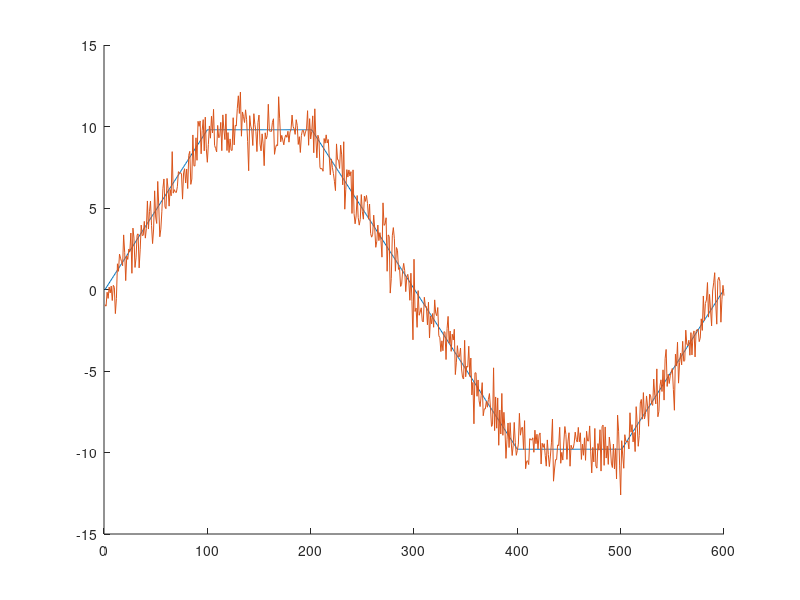
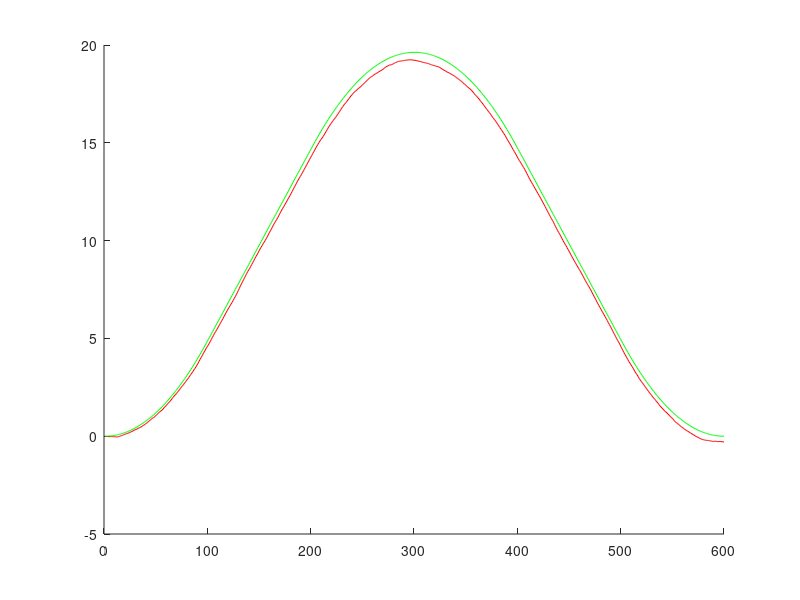
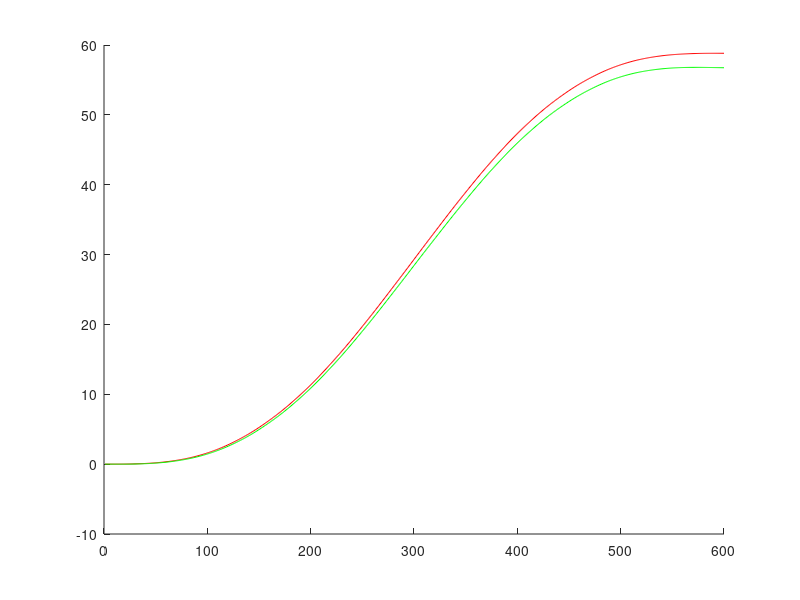

These charts were generated, in order, by the following MATLAB code:
%% heading
% created by Billy Phillips
% robo sub

%% House keeping
clear
clc
close all

%% set aceeleration
rampUp = linspace(0,9.8);
stedyHigh(1:100) = 9.8;
rampDown = linspace(9.8,-9.8,200);
stedyLow(1:100) = -9.8;
rampUp2 = linspace(-9.8,0);

acc = [rampUp,stedyHigh,rampDown,stedyLow,rampUp2];

%% add noise

snr = 0.00001;
accnoise = awgn(acc, snr);

%% plot accleration

figure()
hold;
plot(acc)
plot(accnoise);

%%  integrate into vel
vel = cumtrapz(acc)/100;
velnoise = cumtrapz(accnoise)/100;

figure();
hold;
plot(velnoise, 'r');
plot(vel, 'g')

%%  integrate into pos

pos = cumtrapz(velnoise)/100;
posnoise = cumtrapz(vel)/100;

figure()
hold;
plot(posnoise, 'r')
plot(pos, 'g');






